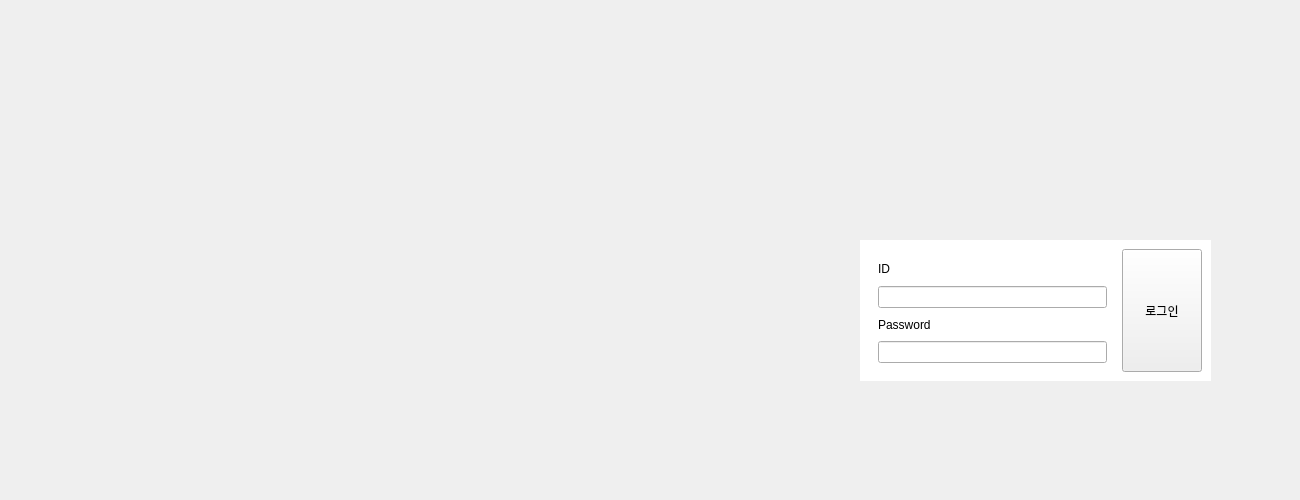
<?xml version="1.0" encoding="UTF-8"?>
<ui version="4.0">
 <class>UILoginWidget</class>
 <widget class="QWidget" name="UILoginWidget">
  <property name="geometry">
   <rect>
    <x>0</x>
    <y>0</y>
    <width>1300</width>
    <height>500</height>
   </rect>
  </property>
  <property name="sizePolicy">
   <sizepolicy hsizetype="Fixed" vsizetype="Fixed">
    <horstretch>0</horstretch>
    <verstretch>0</verstretch>
   </sizepolicy>
  </property>
  <property name="windowTitle">
   <string>Form</string>
  </property>
  <property name="styleSheet">
   <string notr="true">#whole_widget {
	background-image: url(src/login_background.png);
	background-repeat: no-repeat;
    background-position: center;
}

#frame_login{
	background-color: white;
}

* {
	
	font: 12pt &quot;나눔고딕OTF&quot;;
}</string>
  </property>
  <layout class="QVBoxLayout" name="verticalLayout">
   <property name="spacing">
    <number>0</number>
   </property>
   <property name="leftMargin">
    <number>0</number>
   </property>
   <property name="topMargin">
    <number>0</number>
   </property>
   <property name="rightMargin">
    <number>0</number>
   </property>
   <property name="bottomMargin">
    <number>0</number>
   </property>
   <item>
    <widget class="QWidget" name="whole_widget" native="true">
     <widget class="QFrame" name="frame_login">
      <property name="geometry">
       <rect>
        <x>860</x>
        <y>240</y>
        <width>351</width>
        <height>141</height>
       </rect>
      </property>
      <layout class="QHBoxLayout" name="horizontalLayout">
       <item>
        <widget class="QWidget" name="widget" native="true">
         <layout class="QVBoxLayout" name="verticalLayout_2">
          <item>
           <widget class="QLabel" name="label">
            <property name="text">
             <string>ID</string>
            </property>
           </widget>
          </item>
          <item>
           <widget class="QLineEdit" name="le_login"/>
          </item>
          <item>
           <widget class="QLabel" name="label_2">
            <property name="text">
             <string>Password</string>
            </property>
           </widget>
          </item>
          <item>
           <widget class="QLineEdit" name="le_pw">
            <property name="echoMode">
             <enum>QLineEdit::Password</enum>
            </property>
           </widget>
          </item>
         </layout>
        </widget>
       </item>
       <item>
        <widget class="QPushButton" name="btn_login">
         <property name="sizePolicy">
          <sizepolicy hsizetype="Minimum" vsizetype="Expanding">
           <horstretch>0</horstretch>
           <verstretch>0</verstretch>
          </sizepolicy>
         </property>
         <property name="text">
          <string>로그인</string>
         </property>
        </widget>
       </item>
      </layout>
     </widget>
    </widget>
   </item>
  </layout>
 </widget>
 <resources/>
 <connections/>
</ui>
